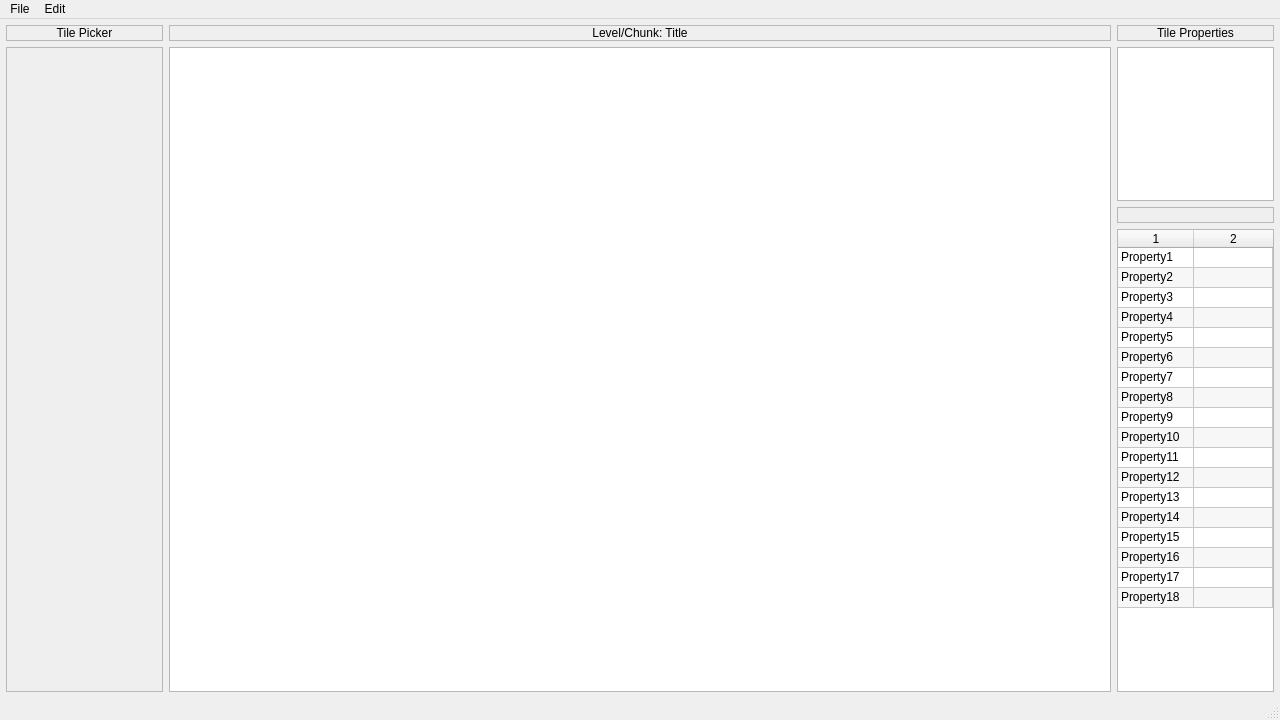
<?xml version="1.0" encoding="UTF-8"?>
<ui version="4.0">
 <class>Caspian</class>
 <widget class="QMainWindow" name="Caspian">
  <property name="geometry">
   <rect>
    <x>0</x>
    <y>0</y>
    <width>1280</width>
    <height>720</height>
   </rect>
  </property>
  <property name="windowTitle">
   <string>Caspian</string>
  </property>
  <widget class="QWidget" name="centralwidget">
   <layout class="QVBoxLayout" name="verticalLayout_2">
    <property name="leftMargin">
     <number>6</number>
    </property>
    <property name="topMargin">
     <number>6</number>
    </property>
    <property name="rightMargin">
     <number>6</number>
    </property>
    <property name="bottomMargin">
     <number>6</number>
    </property>
    <item>
     <layout class="QVBoxLayout" name="verticalLayout_5">
      <item>
       <layout class="QHBoxLayout" name="horizontalLayout" stretch="2,12,2">
        <property name="spacing">
         <number>6</number>
        </property>
        <item>
         <layout class="QVBoxLayout" name="verticalLayout">
          <item>
           <widget class="QLabel" name="pickerLabel">
            <property name="autoFillBackground">
             <bool>true</bool>
            </property>
            <property name="frameShape">
             <enum>QFrame::StyledPanel</enum>
            </property>
            <property name="frameShadow">
             <enum>QFrame::Plain</enum>
            </property>
            <property name="text">
             <string>Tile Picker</string>
            </property>
            <property name="alignment">
             <set>Qt::AlignCenter</set>
            </property>
           </widget>
          </item>
          <item>
           <widget class="QScrollArea" name="scrollArea">
            <property name="frameShadow">
             <enum>QFrame::Raised</enum>
            </property>
            <property name="verticalScrollBarPolicy">
             <enum>Qt::ScrollBarAlwaysOff</enum>
            </property>
            <property name="horizontalScrollBarPolicy">
             <enum>Qt::ScrollBarAlwaysOff</enum>
            </property>
            <property name="widgetResizable">
             <bool>true</bool>
            </property>
            <widget class="QWidget" name="tilePickerWidget">
             <property name="enabled">
              <bool>true</bool>
             </property>
             <property name="geometry">
              <rect>
               <x>0</x>
               <y>0</y>
               <width>153</width>
               <height>631</height>
              </rect>
             </property>
            </widget>
           </widget>
          </item>
         </layout>
        </item>
        <item>
         <layout class="QVBoxLayout" name="verticalLayout_6">
          <item>
           <widget class="QLabel" name="mainLabel">
            <property name="autoFillBackground">
             <bool>true</bool>
            </property>
            <property name="frameShape">
             <enum>QFrame::StyledPanel</enum>
            </property>
            <property name="text">
             <string>Level/Chunk: Title</string>
            </property>
            <property name="alignment">
             <set>Qt::AlignCenter</set>
            </property>
           </widget>
          </item>
          <item>
           <widget class="MainGraphicsView" name="mainGraphicsView">
            <property name="frameShadow">
             <enum>QFrame::Raised</enum>
            </property>
           </widget>
          </item>
         </layout>
        </item>
        <item>
         <layout class="QVBoxLayout" name="verticalLayout_4" stretch="0,1,0,3">
          <property name="spacing">
           <number>6</number>
          </property>
          <item>
           <widget class="QLabel" name="propertiesLabel">
            <property name="autoFillBackground">
             <bool>true</bool>
            </property>
            <property name="frameShape">
             <enum>QFrame::StyledPanel</enum>
            </property>
            <property name="text">
             <string>Tile Properties</string>
            </property>
            <property name="alignment">
             <set>Qt::AlignCenter</set>
            </property>
           </widget>
          </item>
          <item>
           <widget class="QGraphicsView" name="selectedGraphicsView">
            <property name="acceptDrops">
             <bool>false</bool>
            </property>
            <property name="frameShadow">
             <enum>QFrame::Raised</enum>
            </property>
           </widget>
          </item>
          <item>
           <widget class="QLabel" name="selectedTileLabel">
            <property name="autoFillBackground">
             <bool>false</bool>
            </property>
            <property name="frameShape">
             <enum>QFrame::StyledPanel</enum>
            </property>
            <property name="frameShadow">
             <enum>QFrame::Raised</enum>
            </property>
            <property name="text">
             <string/>
            </property>
            <property name="scaledContents">
             <bool>false</bool>
            </property>
            <property name="alignment">
             <set>Qt::AlignCenter</set>
            </property>
            <property name="wordWrap">
             <bool>true</bool>
            </property>
           </widget>
          </item>
          <item>
           <widget class="QTableWidget" name="selectedProperties">
            <property name="autoFillBackground">
             <bool>false</bool>
            </property>
            <property name="frameShadow">
             <enum>QFrame::Raised</enum>
            </property>
            <property name="alternatingRowColors">
             <bool>true</bool>
            </property>
            <property name="rowCount">
             <number>18</number>
            </property>
            <property name="columnCount">
             <number>2</number>
            </property>
            <attribute name="horizontalHeaderVisible">
             <bool>true</bool>
            </attribute>
            <attribute name="horizontalHeaderMinimumSectionSize">
             <number>76</number>
            </attribute>
            <attribute name="horizontalHeaderDefaultSectionSize">
             <number>76</number>
            </attribute>
            <attribute name="horizontalHeaderHighlightSections">
             <bool>true</bool>
            </attribute>
            <attribute name="horizontalHeaderStretchLastSection">
             <bool>true</bool>
            </attribute>
            <attribute name="verticalHeaderVisible">
             <bool>false</bool>
            </attribute>
            <attribute name="verticalHeaderMinimumSectionSize">
             <number>20</number>
            </attribute>
            <attribute name="verticalHeaderDefaultSectionSize">
             <number>20</number>
            </attribute>
            <attribute name="verticalHeaderHighlightSections">
             <bool>false</bool>
            </attribute>
            <attribute name="verticalHeaderStretchLastSection">
             <bool>false</bool>
            </attribute>
            <row/>
            <row/>
            <row/>
            <row/>
            <row/>
            <row/>
            <row/>
            <row/>
            <row/>
            <row/>
            <row/>
            <row/>
            <row/>
            <row/>
            <row/>
            <row/>
            <row/>
            <row/>
            <column/>
            <column/>
            <item row="0" column="0">
             <property name="text">
              <string>Property1</string>
             </property>
            </item>
            <item row="1" column="0">
             <property name="text">
              <string>Property2</string>
             </property>
            </item>
            <item row="2" column="0">
             <property name="text">
              <string>Property3</string>
             </property>
            </item>
            <item row="3" column="0">
             <property name="text">
              <string>Property4</string>
             </property>
            </item>
            <item row="4" column="0">
             <property name="text">
              <string>Property5</string>
             </property>
            </item>
            <item row="5" column="0">
             <property name="text">
              <string>Property6</string>
             </property>
            </item>
            <item row="6" column="0">
             <property name="text">
              <string>Property7</string>
             </property>
            </item>
            <item row="7" column="0">
             <property name="text">
              <string>Property8</string>
             </property>
            </item>
            <item row="8" column="0">
             <property name="text">
              <string>Property9</string>
             </property>
            </item>
            <item row="9" column="0">
             <property name="text">
              <string>Property10</string>
             </property>
            </item>
            <item row="10" column="0">
             <property name="text">
              <string>Property11</string>
             </property>
            </item>
            <item row="11" column="0">
             <property name="text">
              <string>Property12</string>
             </property>
            </item>
            <item row="12" column="0">
             <property name="text">
              <string>Property13</string>
             </property>
            </item>
            <item row="13" column="0">
             <property name="text">
              <string>Property14</string>
             </property>
            </item>
            <item row="14" column="0">
             <property name="text">
              <string>Property15</string>
             </property>
            </item>
            <item row="15" column="0">
             <property name="text">
              <string>Property16</string>
             </property>
            </item>
            <item row="16" column="0">
             <property name="text">
              <string>Property17</string>
             </property>
            </item>
            <item row="17" column="0">
             <property name="text">
              <string>Property18</string>
             </property>
            </item>
            <item row="17" column="1">
             <property name="text">
              <string/>
             </property>
            </item>
           </widget>
          </item>
         </layout>
        </item>
       </layout>
      </item>
     </layout>
    </item>
   </layout>
  </widget>
  <widget class="QMenuBar" name="menubar">
   <property name="enabled">
    <bool>true</bool>
   </property>
   <property name="geometry">
    <rect>
     <x>0</x>
     <y>0</y>
     <width>1280</width>
     <height>22</height>
    </rect>
   </property>
   <property name="contextMenuPolicy">
    <enum>Qt::PreventContextMenu</enum>
   </property>
   <property name="styleSheet">
    <string notr="true"/>
   </property>
   <widget class="QMenu" name="menuFile">
    <property name="title">
     <string>File</string>
    </property>
    <addaction name="actionNew_Level"/>
    <addaction name="actionOpen_level"/>
    <addaction name="actionImport_chunk"/>
    <addaction name="separator"/>
    <addaction name="actionSave"/>
    <addaction name="actionSave_as"/>
    <addaction name="actionExport"/>
    <addaction name="separator"/>
    <addaction name="actionExit"/>
   </widget>
   <widget class="QMenu" name="menuEdit">
    <property name="title">
     <string>Edit</string>
    </property>
    <addaction name="actionUndo"/>
    <addaction name="actionRedo"/>
    <addaction name="separator"/>
    <addaction name="actionWidth_Height"/>
    <addaction name="separator"/>
    <addaction name="actionPreferences"/>
   </widget>
   <addaction name="menuFile"/>
   <addaction name="menuEdit"/>
  </widget>
  <widget class="QStatusBar" name="statusbar">
   <property name="enabled">
    <bool>true</bool>
   </property>
  </widget>
  <action name="actionNew_Level">
   <property name="checkable">
    <bool>false</bool>
   </property>
   <property name="icon">
    <iconset theme="document-new"/>
   </property>
   <property name="text">
    <string>New level...</string>
   </property>
  </action>
  <action name="actionOpen_level">
   <property name="icon">
    <iconset theme="document-open"/>
   </property>
   <property name="text">
    <string>Open level...</string>
   </property>
  </action>
  <action name="actionImport_chunk">
   <property name="icon">
    <iconset theme="document-revert"/>
   </property>
   <property name="text">
    <string>Import chunk...</string>
   </property>
  </action>
  <action name="actionPreferences">
   <property name="text">
    <string>Preferences...</string>
   </property>
  </action>
  <action name="actionSave">
   <property name="icon">
    <iconset theme="document-save"/>
   </property>
   <property name="text">
    <string>Save</string>
   </property>
  </action>
  <action name="actionSave_as">
   <property name="icon">
    <iconset theme="document-save-as"/>
   </property>
   <property name="text">
    <string>Save as...</string>
   </property>
  </action>
  <action name="actionExport">
   <property name="text">
    <string>Export...</string>
   </property>
  </action>
  <action name="actionExit">
   <property name="icon">
    <iconset theme="application-exit"/>
   </property>
   <property name="text">
    <string>Exit</string>
   </property>
  </action>
  <action name="actionWidth_Height">
   <property name="icon">
    <iconset theme="zoom-in"/>
   </property>
   <property name="text">
    <string>Width/Height...</string>
   </property>
  </action>
  <action name="actionUndo">
   <property name="icon">
    <iconset theme="edit-undo"/>
   </property>
   <property name="text">
    <string>Undo</string>
   </property>
  </action>
  <action name="actionRedo">
   <property name="icon">
    <iconset theme="edit-redo"/>
   </property>
   <property name="text">
    <string>Redo</string>
   </property>
  </action>
 </widget>
 <customwidgets>
  <customwidget>
   <class>MainGraphicsView</class>
   <extends>QGraphicsView</extends>
   <header>maingraphicsview.h</header>
  </customwidget>
 </customwidgets>
 <resources/>
 <connections/>
</ui>
